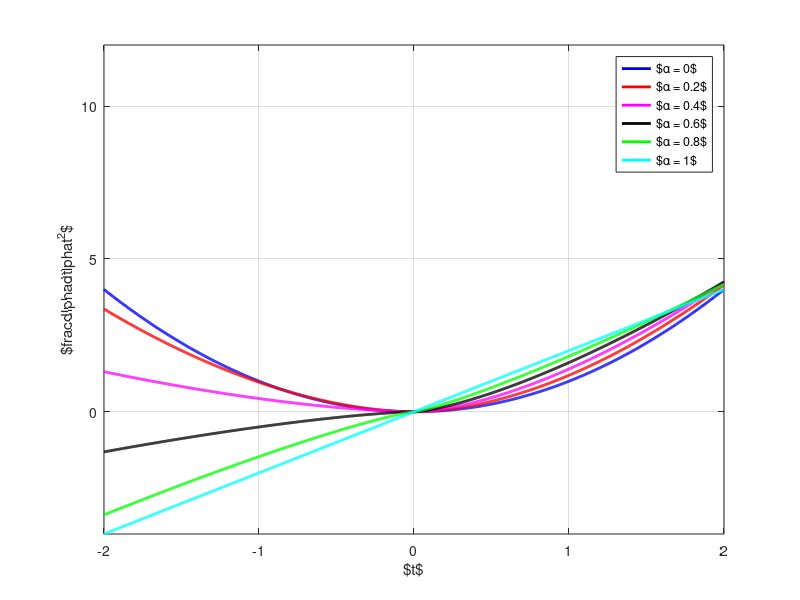

This figure's MATLAB source:
close all;
clear all;

t = linspace(-2,2,1000);

plot(t,t.^2,'b;$\alpha = 0$;',"linewidth",2);
hold on;

i = 0.2;
plot(t,gamma(3)/gamma(3-i)*t.^(2-i),'r;$\alpha = 0.2$;',"linewidth",2);
i = 0.4;
plot(t,gamma(3)/gamma(3-i)*t.^(2-i),'m;$\alpha = 0.4$;',"linewidth",2);
i = 0.6;
plot(t,gamma(3)/gamma(3-i)*t.^(2-i),'k;$\alpha = 0.6$;',"linewidth",2);
i = 0.8;
plot(t,gamma(3)/gamma(3-i)*t.^(2-i),'g;$\alpha = 0.8$;',"linewidth",2);
i = 1.0;
plot(t,gamma(3)/gamma(3-i)*t.^(2-i),'c;$\alpha = 1$;',"linewidth",2);

grid on;

axis([-2 2 -4 12]);
xlabel("$t$")
ylabel("$frac{d^\alpha}{dt^\alpha}t^2$")

%figdim = 0.9*[0, 0, 3.04, 2.128];
%set (gcf, "paperposition",figdim);
%print("polyex.tex","-depslatex","-color");

figure;

dt = t(2)-t(1);
f(1) = t(1)^2;
for i = 2:length(t)
    for j = 1:length(f)
	
    endfor
endfor
